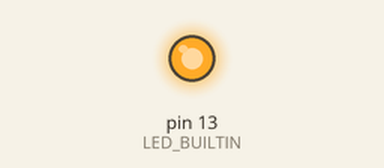
Recording of a sketch running on a simulated Arduino Uno, built with avr-gcc and run on an emulated ATmega328P. Shown: output pins drawn as LEDs (lit = HIGH).

Above: at 1.4 s.
At 5.42 s:
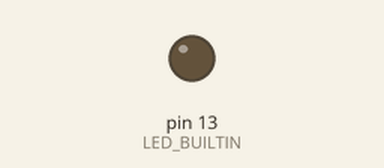
Timing chart, 0 to 5.8 s (numbered marks = the images above):
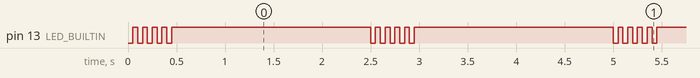

The sketch:

Blink.ino
```cpp
int i = 5;
int myDelay = 50;

void setup() {
  pinMode(LED_BUILTIN, OUTPUT);
}

void loop() {
  while (i > 0) {
    digitalWrite(LED_BUILTIN, LOW);
    delay(myDelay);
    digitalWrite(LED_BUILTIN, HIGH);
    delay(myDelay);
    i--;
  }

  delay(2000);
  i = 5;
}
```

Measured:
- by itself, pin 13 (LED_BUILTIN): repeats every 2.5 s: 3 × (LOW 0.05 s, HIGH 0.05 s), LOW 0.05 s, HIGH 2.1 s, LOW 0.05 s, HIGH 0.05 s
- by itself, everything shown: repeats every 2.5 s, in 10 steps
